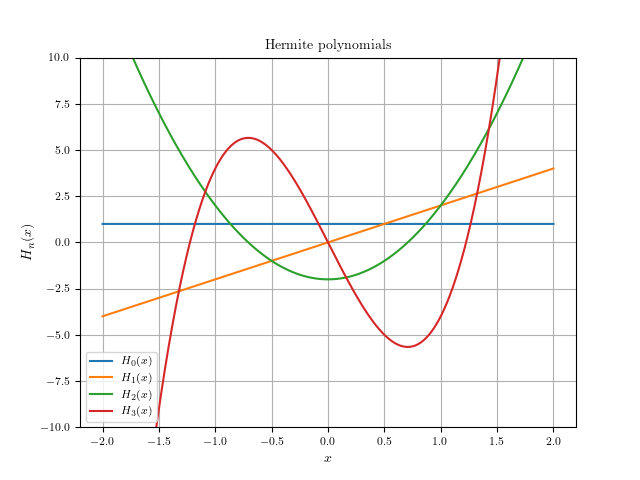

Write the Python code that produced this figure.
#!/usr/bin/env python
# File: hermite.py
# Name: D.Saravanan
# Date: 31/08/2021

""" Script to calculate and plot Hermite polynomials """

import numpy as np
from scipy.special import hermite
import matplotlib
matplotlib.rcParams['pgf.texsystem'] = 'pdflatex'
matplotlib.rcParams.update({'font.family': 'serif', 'font.size': 8,
    'axes.labelsize': 10, 'axes.titlesize': 10, 'figure.titlesize': 10})
matplotlib.rcParams['text.usetex'] = True
import matplotlib.pyplot as plt
matplotlib.use('Agg')

fig, ax = plt.subplots()

for n in range(4):

    Hn = hermite(n)

    x = np.arange(-2, 2, 0.0001)
    y = Hn(x)

    ax.plot(x, y, label=r'$H_{}(x)$'.format(n))

ax.set(xlabel=r'$x$', ylabel=r'$H_{n}(x)$', ylim=(-10,10))
ax.set_title(r'Hermite polynomials')
ax.grid(); ax.legend()
plt.savefig('hermite.png')
